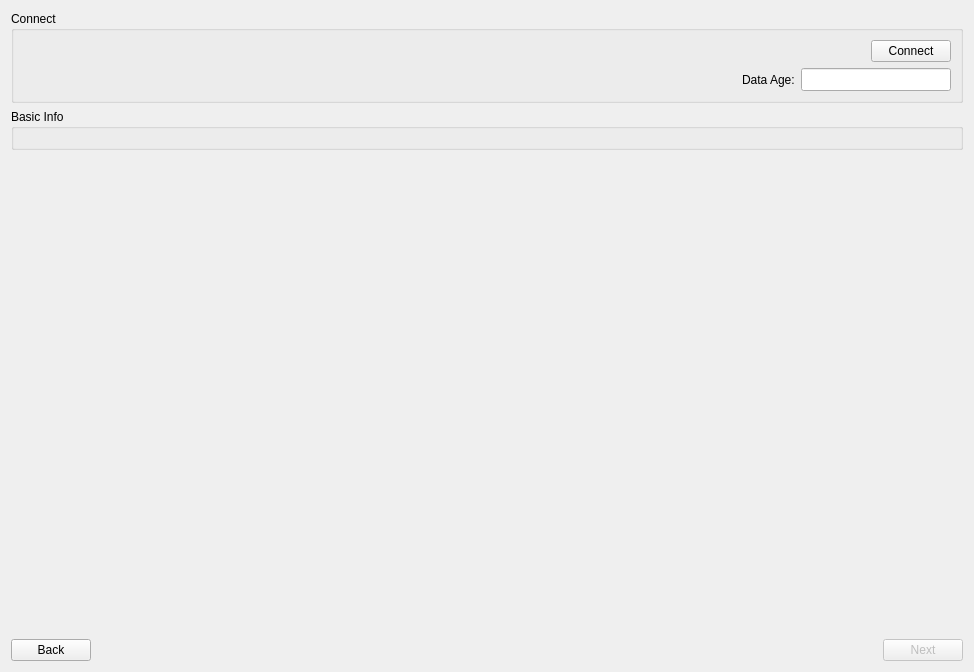
<?xml version="1.0" encoding="UTF-8"?>
<ui version="4.0">
 <class>CalibrationSetupWidget</class>
 <widget class="QWidget" name="CalibrationSetupWidget">
  <property name="geometry">
   <rect>
    <x>0</x>
    <y>0</y>
    <width>974</width>
    <height>672</height>
   </rect>
  </property>
  <property name="windowTitle">
   <string>Form</string>
  </property>
  <layout class="QVBoxLayout" name="verticalLayout">
   <item>
    <widget class="QGroupBox" name="groupBoxConnect">
     <property name="title">
      <string>Connect</string>
     </property>
     <layout class="QVBoxLayout" name="verticalLayout_3">
      <item>
       <layout class="QHBoxLayout" name="horizontalLayoutConnect">
        <property name="topMargin">
         <number>0</number>
        </property>
        <property name="rightMargin">
         <number>0</number>
        </property>
        <item>
         <widget class="PortSelectorWidget" name="widgetPortSelector" native="true"/>
        </item>
        <item>
         <spacer name="horizontalSpacerConnect">
          <property name="orientation">
           <enum>Qt::Horizontal</enum>
          </property>
          <property name="sizeHint" stdset="0">
           <size>
            <width>40</width>
            <height>20</height>
           </size>
          </property>
         </spacer>
        </item>
        <item>
         <widget class="QPushButton" name="pushButtonConnect">
          <property name="text">
           <string>Connect</string>
          </property>
         </widget>
        </item>
       </layout>
      </item>
      <item>
       <layout class="QHBoxLayout" name="horizontalLayoutConnectionInfo">
        <property name="topMargin">
         <number>0</number>
        </property>
        <item>
         <spacer name="horizontalSpacerConnectionInfo">
          <property name="orientation">
           <enum>Qt::Horizontal</enum>
          </property>
          <property name="sizeHint" stdset="0">
           <size>
            <width>40</width>
            <height>20</height>
           </size>
          </property>
         </spacer>
        </item>
        <item>
         <widget class="QLabel" name="labelDataAge">
          <property name="text">
           <string>Data Age:</string>
          </property>
         </widget>
        </item>
        <item>
         <widget class="DataAgeWidget" name="widgetDataAge">
          <property name="maximumSize">
           <size>
            <width>150</width>
            <height>16777215</height>
           </size>
          </property>
          <property name="font">
           <font>
            <family>DejaVu Sans Mono</family>
           </font>
          </property>
          <property name="alignment">
           <set>Qt::AlignRight|Qt::AlignTrailing|Qt::AlignVCenter</set>
          </property>
          <property name="readOnly">
           <bool>true</bool>
          </property>
         </widget>
        </item>
       </layout>
      </item>
     </layout>
    </widget>
   </item>
   <item>
    <widget class="QGroupBox" name="groupBoxSetup">
     <property name="sizePolicy">
      <sizepolicy hsizetype="Preferred" vsizetype="Minimum">
       <horstretch>0</horstretch>
       <verstretch>0</verstretch>
      </sizepolicy>
     </property>
     <property name="maximumSize">
      <size>
       <width>16777215</width>
       <height>200</height>
      </size>
     </property>
     <property name="title">
      <string>Basic Info</string>
     </property>
     <layout class="QVBoxLayout" name="verticalLayout_2">
      <item>
       <widget class="CollectionEditor" name="widgetBasicInfo" native="true">
        <property name="sizePolicy">
         <sizepolicy hsizetype="Preferred" vsizetype="Minimum">
          <horstretch>0</horstretch>
          <verstretch>0</verstretch>
         </sizepolicy>
        </property>
        <property name="maximumSize">
         <size>
          <width>350</width>
          <height>16777215</height>
         </size>
        </property>
       </widget>
      </item>
     </layout>
    </widget>
   </item>
   <item>
    <spacer name="verticalSpacer">
     <property name="orientation">
      <enum>Qt::Vertical</enum>
     </property>
     <property name="sizeHint" stdset="0">
      <size>
       <width>20</width>
       <height>40</height>
      </size>
     </property>
    </spacer>
   </item>
   <item>
    <layout class="QHBoxLayout" name="horizontalLayout">
     <item>
      <widget class="QPushButton" name="pushButtonBack">
       <property name="text">
        <string>Back</string>
       </property>
      </widget>
     </item>
     <item>
      <spacer name="horizontalSpacer">
       <property name="orientation">
        <enum>Qt::Horizontal</enum>
       </property>
       <property name="sizeHint" stdset="0">
        <size>
         <width>40</width>
         <height>20</height>
        </size>
       </property>
      </spacer>
     </item>
     <item>
      <widget class="QPushButton" name="pushButtonNext">
       <property name="enabled">
        <bool>false</bool>
       </property>
       <property name="text">
        <string>Next</string>
       </property>
      </widget>
     </item>
    </layout>
   </item>
  </layout>
 </widget>
 <customwidgets>
  <customwidget>
   <class>CollectionEditor</class>
   <extends>QWidget</extends>
   <header location="global">pyFormGen.collectionEditor</header>
   <container>1</container>
  </customwidget>
  <customwidget>
   <class>PortSelectorWidget</class>
   <extends>QWidget</extends>
   <header location="global">ui.portSelectorWidget</header>
   <container>1</container>
  </customwidget>
  <customwidget>
   <class>DataAgeWidget</class>
   <extends>QLineEdit</extends>
   <header location="global">ui.dataAgeWidget</header>
  </customwidget>
 </customwidgets>
 <resources/>
 <connections/>
</ui>
